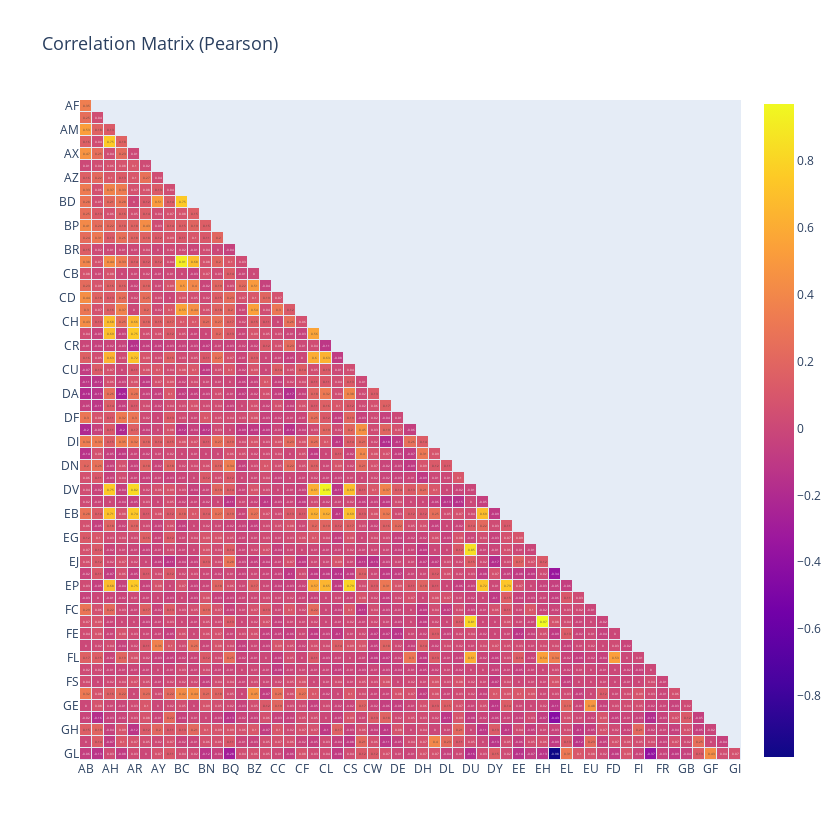

Write notebook code for a chart like this one.
### Code cell
pearson_corr = (df.drop("Class", axis=1).corr(numeric_only=True, method="pearson").round(2))

mask = np.triu(np.ones_like(pearson_corr, dtype=bool))
lower_triangular_corr = (
    pearson_corr.mask(mask)
    .dropna(axis="index", how="all")
    .dropna(axis="columns", how="all")
)
heatmap = go.Heatmap(
    z=lower_triangular_corr,
    x=lower_triangular_corr.columns,
    y=lower_triangular_corr.index,
    text=lower_triangular_corr.fillna(""),
    texttemplate="%{text}",
    xgap=1,
    ygap=1,
    showscale=True,
    colorbar_len=1.02,
    hoverinfo="none",
)
fig = go.Figure(heatmap)
fig.update_layout(
    #font_color=FONT_COLOR,
    title="Correlation Matrix (Pearson)",
    title_font_size=18,
    width=840,
    height=840,
    xaxis_showgrid=False,
    yaxis_showgrid=False,
    yaxis_autorange="reversed",
)
fig.show()

### Figure 1 — Plotly figure (JSON) as saved in the notebook; plotly's stock layout.template omitted (floating-point values rounded to 4 significant figures; data arrays with more than 128 entries replaced by an {"elided": "..."} marker saying what was removed)
{"data": [{"colorbar": {"len": 1.02}, "hoverinfo": "none", "showscale": true, "text": {"elided": "55x55 mixed values"}, "texttemplate": "%{text}", "type": "heatmap", "x": ["AB", "AF", "AH", "AM", "AR", "AX", "AY", "AZ", "BC", "BD ", "BN", "BP", "BQ", "BR", "BZ", "CB", "CC", "CD ", "CF", "CH", "CL", "CR", "CS", "CU", "CW ", "DA", "DE", "DF", "DH", "DI", "DL", "DN", "DU", "DV", "DY", "EB", "EE", "EG", "EH", "EJ", "EL", "EP", "EU", "FC", "FD ", "FE", "FI", "FL", "FR", "FS", "GB", "GE", "GF", "GH", "GI"], "xgap": 1, "y": ["AF", "AH", "AM", "AR", "AX", "AY", "AZ", "BC", "BD ", "BN", "BP", "BQ", "BR", "BZ", "CB", "CC", "CD ", "CF", "CH", "CL", "CR", "CS", "CU", "CW ", "DA", "DE", "DF", "DH", "DI", "DL", "DN", "DU", "DV", "DY", "EB", "EE", "EG", "EH", "EJ", "EL", "EP", "EU", "FC", "FD ", "FE", "FI", "FL", "FR", "FS", "GB", "GE", "GF", "GH", "GI", "GL"], "ygap": 1, "z": {"elided": "55x55 float values"}}], "layout": {"height": 840, "title": {"font": {"size": 18}, "text": "Correlation Matrix (Pearson)"}, "width": 840, "xaxis": {"autorange": true, "range": [-0.5, 54.5], "showgrid": false, "type": "category"}, "yaxis": {"autorange": true, "range": [54.5, -0.5], "showgrid": false, "type": "category"}}}
